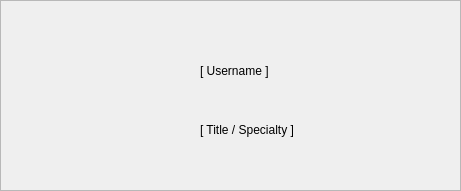
       <widget class="QFrame" name="frame_13">
        <property name="geometry">
         <rect>
          <x>120</x>
          <y>20</y>
          <width>461</width>
          <height>191</height>
         </rect>
        </property>
        <property name="cursor">
         <cursorShape>ArrowCursor</cursorShape>
        </property>
        <property name="styleSheet">
         <string notr="true">/* Tabs */
QTabWidget::pane {
    border: 1px solid #a8b5c9;
    background-color: #c5d0e2;
    border-radius: 8px;
}

QTabBar::tab {
    background-color: #343d52;
    color: #4a5568;
    border: none;
    border-bottom: 3px solid transparent;
    padding: 12px 20px;
    font-weight: 500;
    margin-right: 2px;
}

QTabBar::tab:selected {
    color: #0d1117;
    background-color: #c5d0e2;
    border-bottom: 3px solid #30b9bf;
}

QTabBar::tab:hover {
    color: #1a1f2e;
    background-color: #545e73;
}

QTabBar::close-button {
    image: none;
    subcontrol-position: right;
    width: 14px;
    height: 14px;
}

/* Scroll Areas */
QScrollArea {
    background-color: #2a3142;
    border: none;
}

QScrollArea &gt; QWidget {
    background-color: #2a3142;
}</string>
        </property>
        <property name="frameShape">
         <enum>QFrame::Shape::StyledPanel</enum>
        </property>
        <property name="frameShadow">
         <enum>QFrame::Shadow::Raised</enum>
        </property>
        <widget class="QLabel" name="userPic_2">
         <property name="geometry">
          <rect>
           <x>10</x>
           <y>10</y>
           <width>161</width>
           <height>171</height>
          </rect>
         </property>
         <property name="text">
          <string/>
         </property>
         <property name="pixmap">
          <pixmap>icons/user-x.svg</pixmap>
         </property>
         <property name="scaledContents">
          <bool>true</bool>
         </property>
         <property name="wordWrap">
          <bool>false</bool>
         </property>
        </widget>
        <widget class="QLabel" name="label_64">
         <property name="geometry">
          <rect>
           <x>200</x>
           <y>60</y>
           <width>111</width>
           <height>21</height>
          </rect>
         </property>
         <property name="text">
          <string>[ Username ]</string>
         </property>
        </widget>
        <widget class="QLabel" name="label_65">
         <property name="geometry">
          <rect>
           <x>200</x>
           <y>120</y>
           <width>131</width>
           <height>19</height>
          </rect>
         </property>
         <property name="text">
          <string>[ Title / Specialty ]</string>
         </property>
        </widget>
       </widget>
